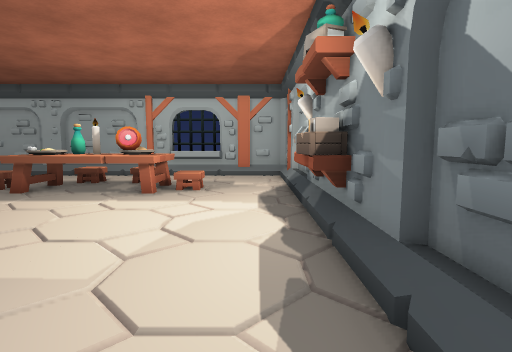
[1] (above)

16 first-person views from a walk through a scene from a Unity 3-D project. The camera is 1.3 m above the floor, tilts 6° down and sees 80° across. The floor is counted in squares, 1 m on a side. Each view is taken from the middle of a square. On the plan, view 1 faces up. The plan holds only what a view shows up to about 14 squares ahead; the rest is blank. The place goes on beyond the plan. The player is left out.

[2]
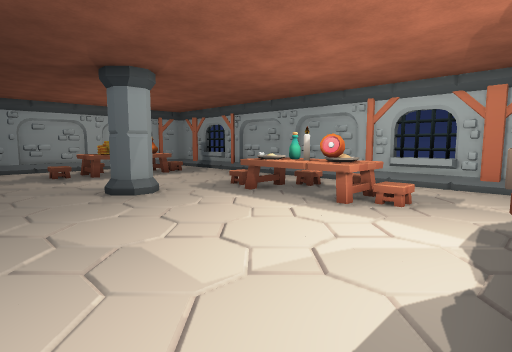

[3]
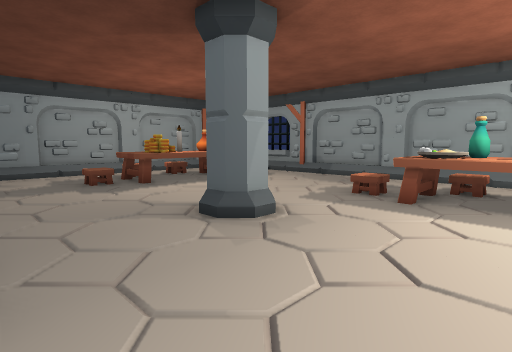

[4]
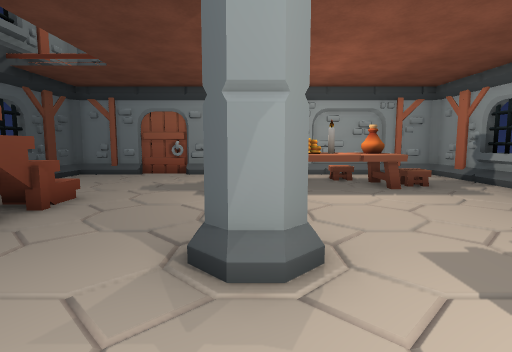

[5]
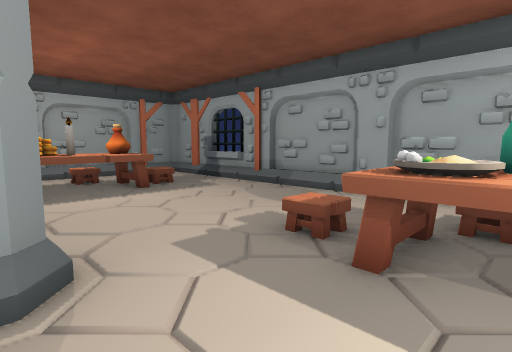

[6]
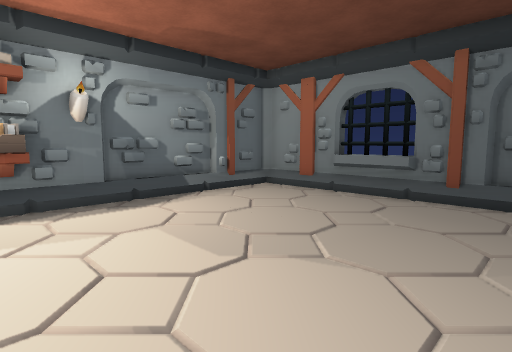

[7]
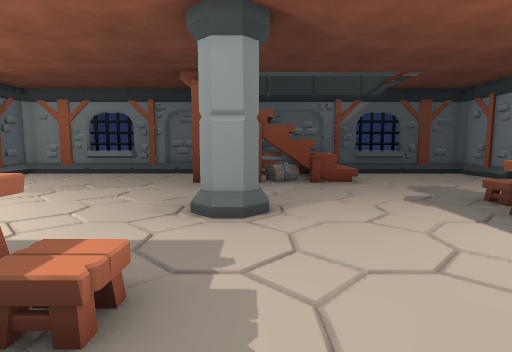

[8]
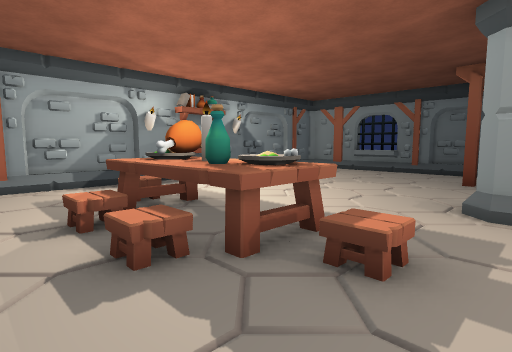

[9]
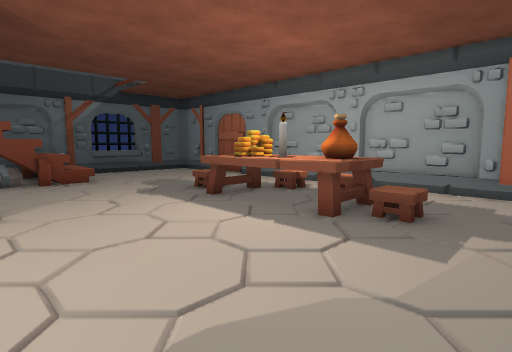

[10]
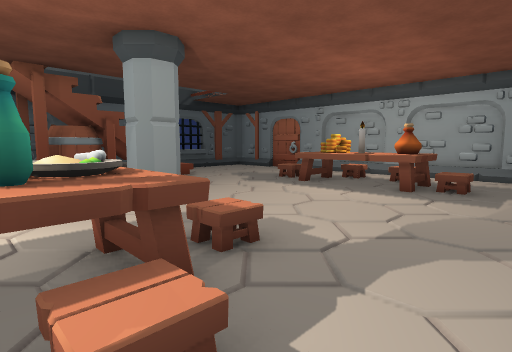

[11]
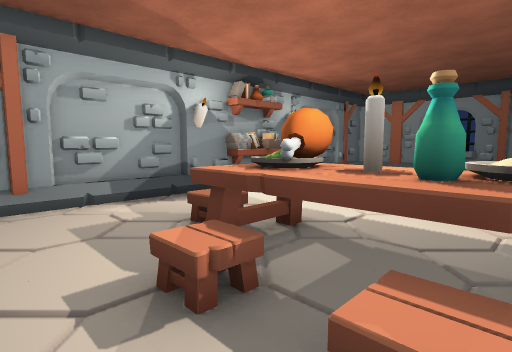

[12]
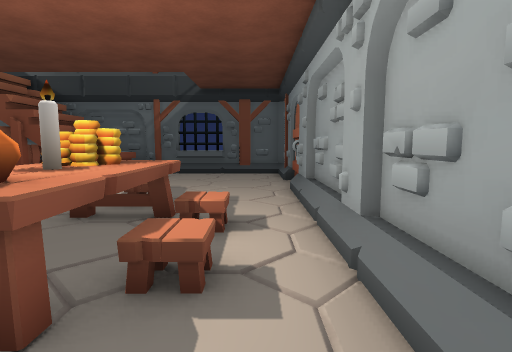

[13]
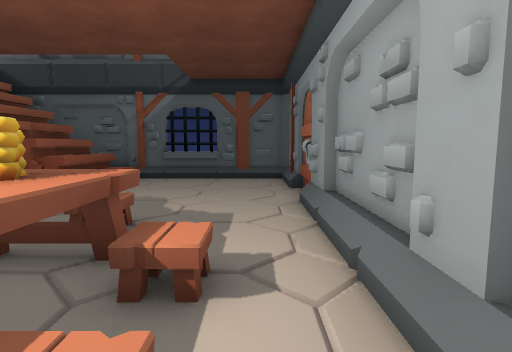

[14]
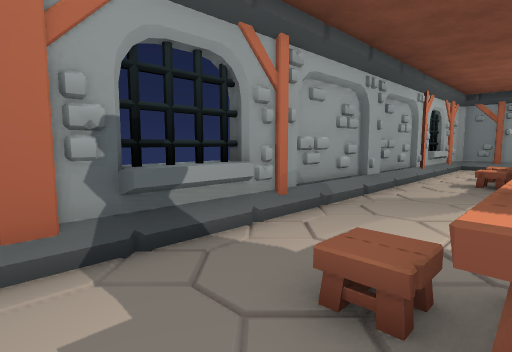

[15]
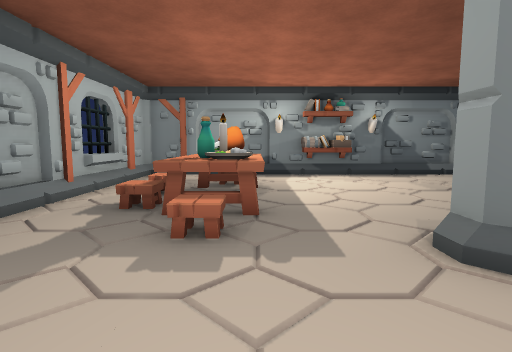

[16]
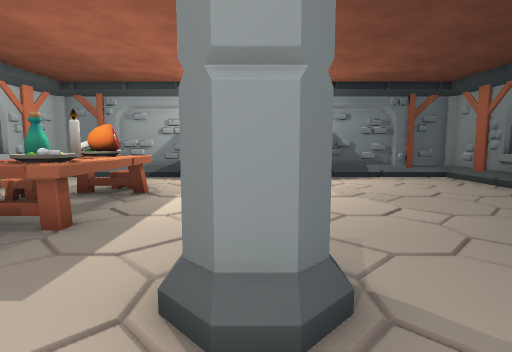

### Floor plan
Key: @ floor where view 1 was taken; # wall or solid block; . main floor; : floor 2 m higher than the main floor; / step, stairs or slope; = window, fence, low wall or low ledge; ^ raised ledge; v drop or lower ground; O other object.
Columns run from 19 left of view 1 to 2 right of it. Each row starts with its distance up from view 1.
 13  ###^^##########^^###
 12  #..................#
 11 ##..................##
 10 #...O........OOOO.../#
  9 #...OO......OOOOOO../#
  8 ##.OOO.......OOOO.../#
  7 ##..OO..............O#
  6 #..OOO..............O
  5 #.........OO........O
  4 ##..................O
  3 ##..................O#
  2 ##................../#
  1 #.......#.#v......../#
  0 #......//////......@/#
 -1 #......//////.......##
 -2 #....../=:// .......#
 -3 ####^^##########^^###

Where each view was taken, in squares from view 1:
view 1: 0 up, 0 right, facing up
view 2: 1 up, 1 right, facing up-left
view 3: 1 up, 4 left, facing up-left
view 4: 5 up, 5 left, facing left
view 5: 5 up, 5 left, facing up-left
view 6: 5 up, 6 left, facing down-right
view 7: 11 up, 9 left, facing down
view 8: 12 up, 9 left, facing down-right
view 9: 12 up, 9 left, facing down-left
view 10: 12 up, 5 left, facing down-left
view 11: 12 up, 6 left, facing down-right
view 12: 11 up, 17 left, facing down
view 13: 9 up, 17 left, facing down
view 14: 9 up, 17 left, facing up-right
view 15: 8 up, 12 left, facing right
view 16: 5 up, 11 left, facing right
